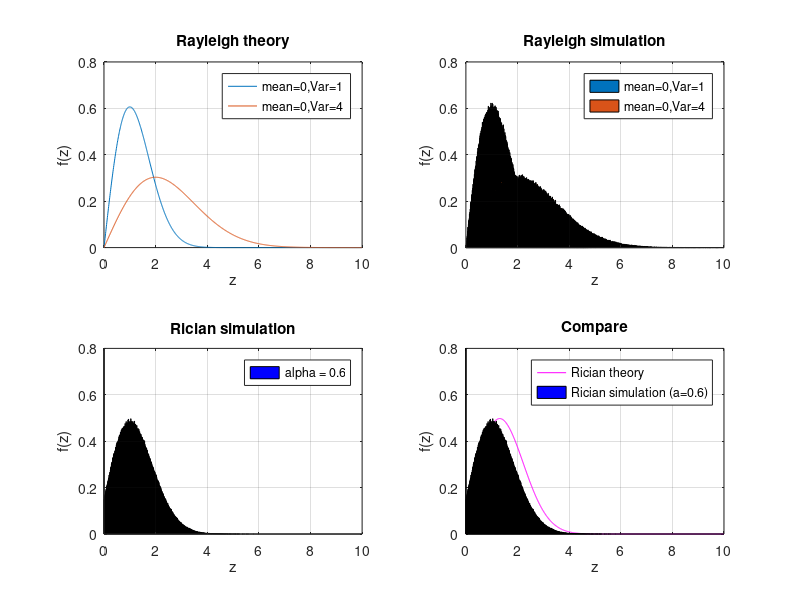

The MATLAB source for this figure:
% Rayleigh / Rician 分布
% 由二路高斯隨機變數產生 envelope，比較模擬 histogram 與理論 PDF
% 輸出：Rayleigh 理論 / 模擬、Rician 模擬，以及 Rician 理論與模擬比較
clear
clc
% Rayleigh theory --------------------------------
z = 0:0.01:10-0.01; % A + sigma*randn(1,num)
f1 = raylpdf(z,1);
f2 = raylpdf(z,2); 
figure;
subplot(221);
plot(z,f1,z,f2);
axis([0,10,0,0.8]);
title('Rayleigh theory');
legend('mean=0,Var=1','mean=0,Var=4');
xlabel('z');
ylabel('f(z)');
grid;
% Rayleigh simulation ---------------------------------
num = 1e6;
x1 = randn(1,num);        
y1 = randn(1,num);
z1 = sqrt(x1.^2 + y1.^2);
[Y1,~] = hist(z1,z);
x2 = 2*randn(1,num);   
y2 = 2*randn(1,num);
z2 = sqrt(x2.^2 + y2.^2);
[Y2,~] = hist(z2,z);
subplot(222);
bar(z,Y1/(num*0.01));
hold on;
bar(z,Y2/(num*0.01));
axis([0,10,0,0.8]);
title('Rayleigh simulation');
legend('mean=0,Var=1','mean=0,Var=4');
xlabel('z');
ylabel('f(z)');
grid;
% Rician theory ---------------------------------
sigma = 1;
A = 1; 
f_Rician = (z/sigma^2).*exp(-(z.^2+A^2)/(2*sigma^2)).*besseli(0,A*z./(sigma^2)); % order 0
% Rician simulation -----------------------------------
a = 0.6; % LOS權重
x3 = randn(1,num); % NLOS 
y3 = randn(1,num);
z3 = sqrt(x3.^2 + y3.^2);
[Y3,~] = hist(z3,z);
x4 = 1 + randn(1,num); % LOS
% y4 = randn(1,num);
% z4 = sqrt(x4.^2 + y4.^2);
[Y4,~] = hist(x4,z);
r1 = (1-a)*Y3 + a*Y4;
subplot(223);
bar(z,r1/(num*0.01),'b');
axis([0,10,0,0.8]);
title('Rician simulation');
legend('alpha = 0.6')
xlabel('z');
ylabel('f(z)');
grid;
% compare------------------------------------
subplot(224);
plot(z,f_Rician,'m');
hold on;
bar(z,r1/(num*0.01),'b');
axis([0,10,0,0.8]);
title('Compare');
legend('Rician theory','Rician simulation (a=0.6)');
xlabel('z');
ylabel('f(z)');
grid;
